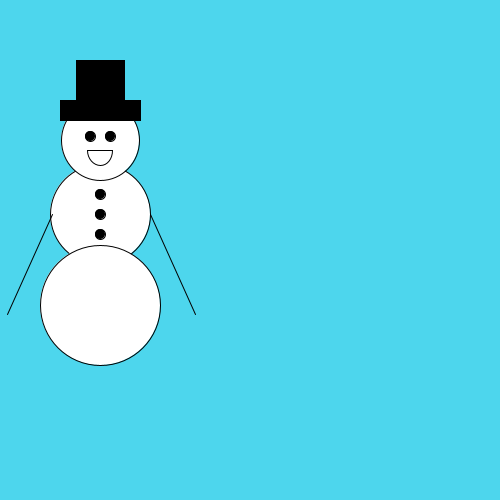
Frame 1 (no input)
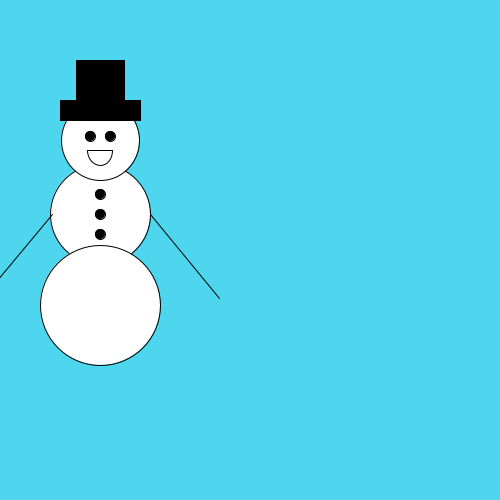
Frame 60 (the mouse pressed at the canvas centre just before this capture)
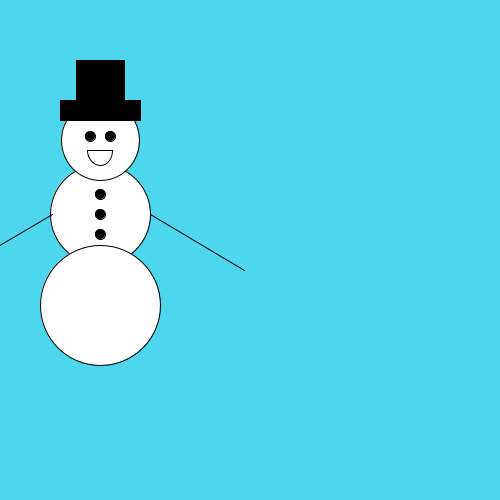
Frame 120 (the mouse held since frame 60 and released just before this capture)

The Processing sketch that drew these frames (run headless with seeded random() and noise(); from frame 60 on, the mouse is pressed at the canvas centre):

// Processing sketch: processing_185446
// ── processing_185446.pde

int armAngle = 0;
int angleChange = 5;
final int ANGLE_LIMIT = 135;

void setup(){
  size (500,500);
  smooth();
  frameRate(30);//change this number to make arms move
  //faster or slower
}

 void snowman()
 {
   fill (255);
ellipse(100,214,100,100);//MIDDLE
ellipse(100,305,120,120);//bottom
ellipse(100,140,78,80);//HEAD
fill (255);
arc(100,150,25,30,0,radians(180),CHORD);//smile
fill (0,0,0);
rect(60,100,80,20);//bottom of the hat
fill (0,0,0);
rect(76,60,48,40);//bottom of the hat
fill (0,0,0);
ellipse(90,136,10,10);//eye left
fill (0,0,0);
ellipse(110,136,10,10);//eye right
fill (0,0,0);
ellipse(100,214,10,10);//middle button
ellipse(100,234,10,10);//last button
ellipse(100, 194,10,10);//top button
leftarm ();
rightarm();
 }

void leftarm() {
  pushMatrix();
   translate(52,214);//this is the pivot point for the left arm)
   rotate(radians(armAngle));
beginShape();
 vertex(0,0); //this is the top point of the left arm
  vertex(-45,100);//leftarm; the bottom point of the left arm, calculated from the //(0,0) pivot point
endShape();
popMatrix();
}

void rightarm(){
  pushMatrix();
translate(150,214); //the pivot point for the right arm is 
//50 pixels further to the right from the pivot point 
//for the left arm above
rotate(radians(-armAngle));
beginShape();
   vertex(0,0); //this is the top point of the right arm
   vertex(45,100);//rightarm; the bottom point of the left arm, calculated from the //(0,0) pivot point

  endShape();
  popMatrix();
}
void draw()  //this following section tells the computer to draw the background, ths snowman, as defined above, including the arms and what to do with the arms
{
background(77,214,237);
  pushMatrix();
  snowman();
  armAngle += angleChange;
  if (armAngle > ANGLE_LIMIT || armAngle < 0)
  {
    angleChange = -angleChange;
    armAngle += angleChange;
  }
  popMatrix();
}


  
